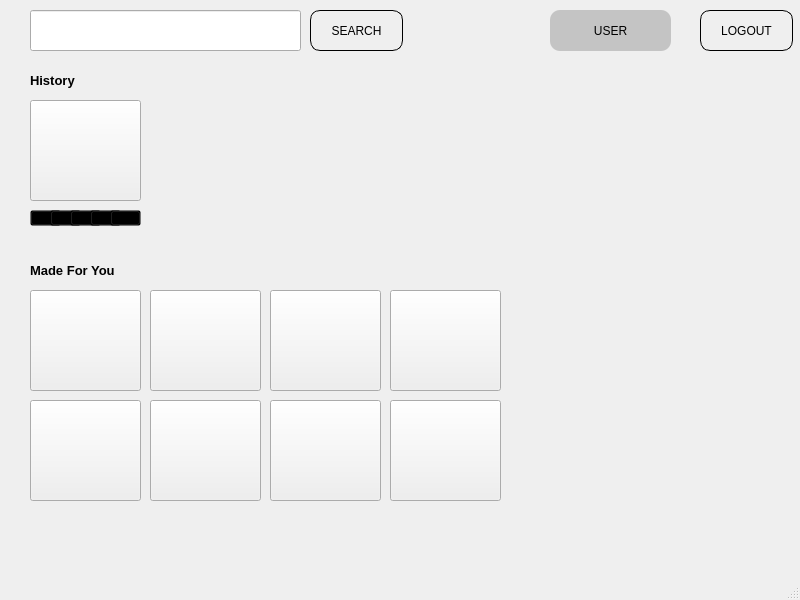
<?xml version="1.0" encoding="UTF-8"?>
<ui version="4.0">
 <class>homePageHisWindow</class>
 <widget class="QMainWindow" name="homePageHisWindow">
  <property name="geometry">
   <rect>
    <x>0</x>
    <y>0</y>
    <width>800</width>
    <height>600</height>
   </rect>
  </property>
  <property name="minimumSize">
   <size>
    <width>800</width>
    <height>600</height>
   </size>
  </property>
  <property name="maximumSize">
   <size>
    <width>800</width>
    <height>600</height>
   </size>
  </property>
  <property name="windowTitle">
   <string>MainWindow</string>
  </property>
  <property name="layoutDirection">
   <enum>Qt::LeftToRight</enum>
  </property>
  <widget class="QWidget" name="centralwidget">
   <widget class="QLabel" name="username_label">
    <property name="geometry">
     <rect>
      <x>550</x>
      <y>10</y>
      <width>121</width>
      <height>41</height>
     </rect>
    </property>
    <property name="styleSheet">
     <string notr="true">background-color:#c4c4c4;
border-radius:10px;
text-align: center;</string>
    </property>
    <property name="text">
     <string>USER</string>
    </property>
    <property name="alignment">
     <set>Qt::AlignCenter</set>
    </property>
   </widget>
   <widget class="QPushButton" name="logout_btn">
    <property name="geometry">
     <rect>
      <x>700</x>
      <y>10</y>
      <width>93</width>
      <height>41</height>
     </rect>
    </property>
    <property name="styleSheet">
     <string notr="true">border:1px solid black;
border-radius:10px;</string>
    </property>
    <property name="text">
     <string>LOGOUT</string>
    </property>
   </widget>
   <widget class="QLabel" name="label_2">
    <property name="geometry">
     <rect>
      <x>30</x>
      <y>60</y>
      <width>101</width>
      <height>41</height>
     </rect>
    </property>
    <property name="font">
     <font>
      <pointsize>10</pointsize>
      <weight>75</weight>
      <bold>true</bold>
     </font>
    </property>
    <property name="text">
     <string>History</string>
    </property>
   </widget>
   <widget class="QLabel" name="label_4">
    <property name="geometry">
     <rect>
      <x>30</x>
      <y>250</y>
      <width>131</width>
      <height>41</height>
     </rect>
    </property>
    <property name="font">
     <font>
      <pointsize>10</pointsize>
      <weight>75</weight>
      <bold>true</bold>
     </font>
    </property>
    <property name="text">
     <string>Made For You</string>
    </property>
   </widget>
   <widget class="QPushButton" name="history_btn">
    <property name="geometry">
     <rect>
      <x>30</x>
      <y>100</y>
      <width>111</width>
      <height>101</height>
     </rect>
    </property>
    <property name="text">
     <string/>
    </property>
   </widget>
   <widget class="QPushButton" name="recommendedSong_1">
    <property name="geometry">
     <rect>
      <x>30</x>
      <y>290</y>
      <width>111</width>
      <height>101</height>
     </rect>
    </property>
    <property name="text">
     <string/>
    </property>
   </widget>
   <widget class="QPushButton" name="recommendedSong_2">
    <property name="geometry">
     <rect>
      <x>150</x>
      <y>290</y>
      <width>111</width>
      <height>101</height>
     </rect>
    </property>
    <property name="text">
     <string/>
    </property>
   </widget>
   <widget class="QPushButton" name="recommendedSong_3">
    <property name="geometry">
     <rect>
      <x>270</x>
      <y>290</y>
      <width>111</width>
      <height>101</height>
     </rect>
    </property>
    <property name="text">
     <string/>
    </property>
   </widget>
   <widget class="QPushButton" name="recommendedSong_4">
    <property name="geometry">
     <rect>
      <x>390</x>
      <y>290</y>
      <width>111</width>
      <height>101</height>
     </rect>
    </property>
    <property name="text">
     <string/>
    </property>
   </widget>
   <widget class="QPushButton" name="recommendedSong_5">
    <property name="geometry">
     <rect>
      <x>30</x>
      <y>400</y>
      <width>111</width>
      <height>101</height>
     </rect>
    </property>
    <property name="text">
     <string/>
    </property>
   </widget>
   <widget class="QPushButton" name="recommendedSong_8">
    <property name="geometry">
     <rect>
      <x>390</x>
      <y>400</y>
      <width>111</width>
      <height>101</height>
     </rect>
    </property>
    <property name="text">
     <string/>
    </property>
   </widget>
   <widget class="QPushButton" name="recommendedSong_6">
    <property name="geometry">
     <rect>
      <x>150</x>
      <y>400</y>
      <width>111</width>
      <height>101</height>
     </rect>
    </property>
    <property name="text">
     <string/>
    </property>
   </widget>
   <widget class="QPushButton" name="recommendedSong_7">
    <property name="geometry">
     <rect>
      <x>270</x>
      <y>400</y>
      <width>111</width>
      <height>101</height>
     </rect>
    </property>
    <property name="text">
     <string/>
    </property>
   </widget>
   <widget class="QPushButton" name="star1">
    <property name="geometry">
     <rect>
      <x>30</x>
      <y>210</y>
      <width>31</width>
      <height>16</height>
     </rect>
    </property>
    <property name="styleSheet">
     <string notr="true"> image: url(D:/College Stuff/Semester 8/Artificial Intelligence/FinalAI/emptyStar.png);
background-color:transparent;</string>
    </property>
    <property name="text">
     <string/>
    </property>
    <property name="icon">
     <iconset>
      <normaloff>emptyStar.png</normaloff>emptyStar.png</iconset>
    </property>
   </widget>
   <widget class="QPushButton" name="star2">
    <property name="geometry">
     <rect>
      <x>50</x>
      <y>210</y>
      <width>31</width>
      <height>16</height>
     </rect>
    </property>
    <property name="styleSheet">
     <string notr="true"> image: url(D:/College Stuff/Semester 8/Artificial Intelligence/FinalAI/emptyStar.png);
background-color:transparent;</string>
    </property>
    <property name="text">
     <string/>
    </property>
    <property name="icon">
     <iconset>
      <normaloff>emptyStar.png</normaloff>emptyStar.png</iconset>
    </property>
   </widget>
   <widget class="QPushButton" name="star3">
    <property name="geometry">
     <rect>
      <x>70</x>
      <y>210</y>
      <width>31</width>
      <height>16</height>
     </rect>
    </property>
    <property name="styleSheet">
     <string notr="true"> image: url(D:/College Stuff/Semester 8/Artificial Intelligence/FinalAI/emptyStar.png);
background-color:transparent;</string>
    </property>
    <property name="text">
     <string/>
    </property>
    <property name="icon">
     <iconset>
      <normaloff>emptyStar.png</normaloff>emptyStar.png</iconset>
    </property>
   </widget>
   <widget class="QPushButton" name="star4">
    <property name="geometry">
     <rect>
      <x>90</x>
      <y>210</y>
      <width>31</width>
      <height>16</height>
     </rect>
    </property>
    <property name="styleSheet">
     <string notr="true"> image: url(D:/College Stuff/Semester 8/Artificial Intelligence/FinalAI/emptyStar.png);
background-color:transparent;</string>
    </property>
    <property name="text">
     <string/>
    </property>
    <property name="icon">
     <iconset>
      <normaloff>emptyStar.png</normaloff>emptyStar.png</iconset>
    </property>
   </widget>
   <widget class="QPushButton" name="star5">
    <property name="geometry">
     <rect>
      <x>110</x>
      <y>210</y>
      <width>31</width>
      <height>16</height>
     </rect>
    </property>
    <property name="styleSheet">
     <string notr="true"> image: url(D:/College Stuff/Semester 8/Artificial Intelligence/FinalAI/emptyStar.png);
background-color:transparent;</string>
    </property>
    <property name="text">
     <string/>
    </property>
    <property name="icon">
     <iconset>
      <normaloff>emptyStar.png</normaloff>emptyStar.png</iconset>
    </property>
   </widget>
   <widget class="QLineEdit" name="lineEdit_songSearch">
    <property name="geometry">
     <rect>
      <x>30</x>
      <y>10</y>
      <width>271</width>
      <height>41</height>
     </rect>
    </property>
   </widget>
   <widget class="QPushButton" name="search_btn">
    <property name="geometry">
     <rect>
      <x>310</x>
      <y>10</y>
      <width>93</width>
      <height>41</height>
     </rect>
    </property>
    <property name="styleSheet">
     <string notr="true">border:1px solid black;
border-radius:10px;</string>
    </property>
    <property name="text">
     <string>SEARCH</string>
    </property>
   </widget>
  </widget>
  <widget class="QMenuBar" name="menubar">
   <property name="geometry">
    <rect>
     <x>0</x>
     <y>0</y>
     <width>800</width>
     <height>26</height>
    </rect>
   </property>
  </widget>
  <widget class="QStatusBar" name="statusbar"/>
 </widget>
 <resources/>
 <connections/>
</ui>
